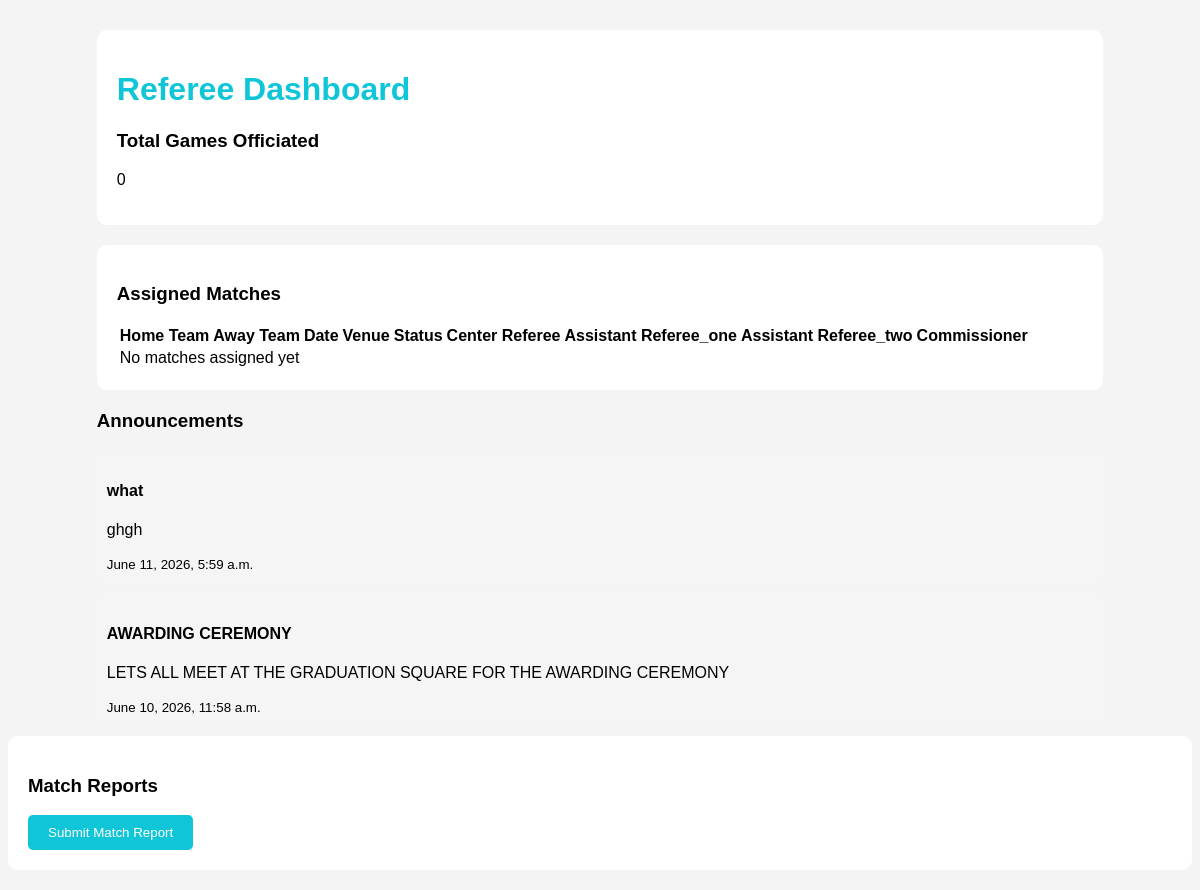
Page /referee-dashboard/ (signed in) on the earlier database version.
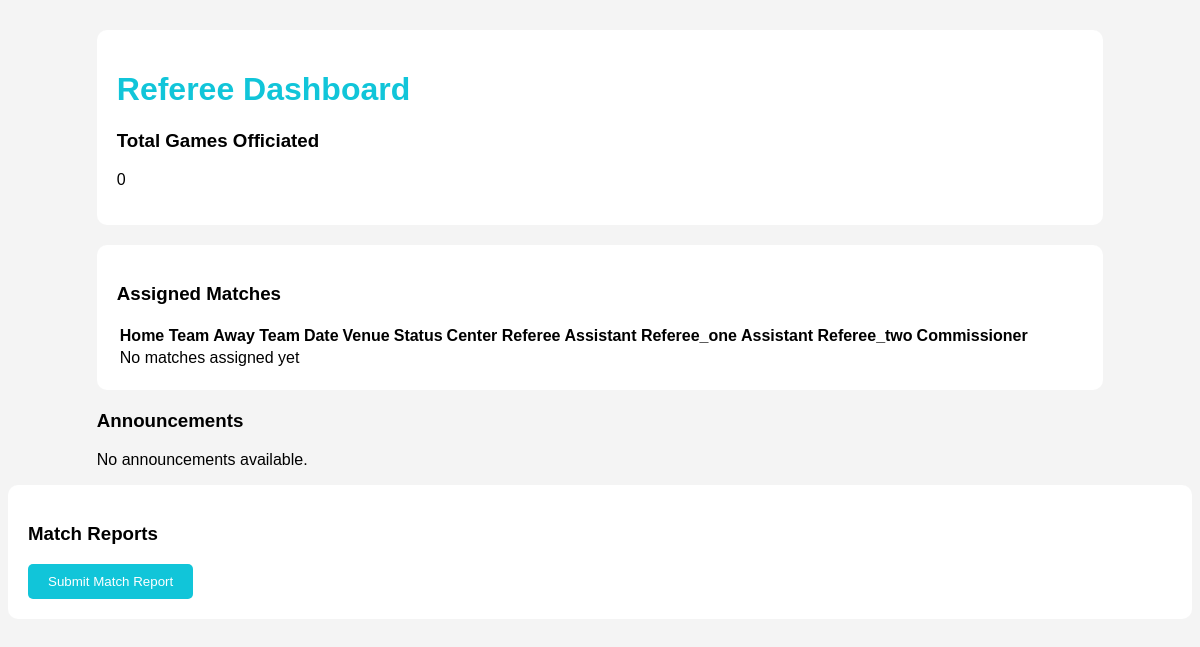
Same page on the later database version.
### notifications/models.py (models this page shows, shortened)
class Announcement(models.Model):
    AUDIENCE_CHOICES = (
        ('all', 'All Users'),
        ('coaches', 'Coaches Only'),
        ('referees', 'Referees Only'),
    )
    audience = models.CharField(
        max_length=20,
        choices=AUDIENCE_CHOICES,
        default='all')
    title = models.CharField(max_length=200)
    message = models.TextField()
    created_at = models.DateTimeField(auto_now_add=True)

### teams/views.py (the view)
def referee_dashboard(request):
    referee = request.user
    assigned_matches = Match.objects.filter(
        models.Q(center_referee=request.user ) |
        models.Q(assistant_referee_one=request.user ) |
        models.Q(assistant_referee_two=request.user ) |
        models.Q(match_commissioner=request.user )
    ).order_by('match_date')
    announcements = Announcement.objects.filter(
        audience__in=['all', 'referees']
    ).order_by('-created_at')
    games_officiated = Match.objects.filter(
        center_referee=request.user ,
        status="Completed"
    ).count()
    context = {
        'assigned_matches': assigned_matches,
        'announcements': announcements,
        'games_officiated': games_officiated,
    }
    return render(
        request,
        'teams/referee_dashboard.html',
        context
    )

### notifications/context_processors.py (called while the page is built)
def admin_notifications(request):
    return {
        'unread_notifications':
        AdminNotification.objects.filter(
            is_read=False
        ).count()
    }

### templates/teams/referee_dashboard.html (shortened to what this page needs)
<!DOCTYPE html>
<html>
<head>
</head>
<body>
<div class="container">
    <div class="card">
        <h1>Referee Dashboard</h1>
        <h3>Total Games Officiated</h3>
        <p>{{ games_officiated }}</p>
    </div>
    <div class="card">
    <h3>Assigned Matches</h3>
    <table>
        <tr>
            <th>Home Team</th>
            <th>Away Team</th>
            <th>Date</th>
            <th>Venue</th>
            <th>Status</th>
            <th>Center Referee</th>
            <th>Assistant Referee_one</th>
            <th>Assistant Referee_two</th>
            <th>Commissioner</th>
        </tr>
        {% for match in assigned_matches %}
        <tr>
            <td>{{ match.home_team }}</td>
            <td>{{ match.away_team }}</td>
            <td>{{ match.match_date }}</td>
            <td>{{ match.venue }}</td>
            <td>{{ match.status }}</td>
            <td>{{ match.center_referee }}</td>
            <td>{{ match.assistant_referee_one }}</td>
            <td>{{ match.assistant_referee_two}}</td>
            <td>{{ match.commissioner }}</td>
        </tr>
        {% empty %}
        <tr>
            <td colspan="5">No matches assigned yet</td>
        </tr>
        {% endfor %}
    </table>
</div>
<h3>Announcements</h3>
{% for announcement in announcements %}
    <div style="background:#f5f5f5; padding:10px; margin-bottom:10px; border-radius:5px;">
        <h4>{{ announcement.title }}</h4>
        <p>{{ announcement.message }}</p>
        <small>{{ announcement.created_at }}</small>
    </div>
    {% empty %}
        <p>No announcements available.</p>
        {% endfor %}
    </div>
    <div class="card">
        <h3>Match Reports</h3>
    <a href="{% url 'submit_match_report' %}">
        <button>
            Submit Match Report
        </button>
    </div>
</body>
</html>

### templates/teams/referee_dashboard.html (style rules this page uses)
body { font-family:Arial; background:#f4f4f4; }
.container { width:85%; margin:auto; margin-top:30px; }
.card { background:white; padding:20px; margin-bottom:20px; border-radius:10px; }
h1 { color:#11c5d9; }
button { background:#11c5d9; color:white; border:none; padding:10px 20px; border-radius:5px; }

Differences in the rows shown:
removed Announcement: title "what", message "ghgh", created_at "June 11, 2026, 5:59 a.m."
removed Announcement: title "AWARDING CEREMONY", message "LETS ALL MEET AT THE GRADUATION SQUARE FOR THE AWARDING CEREMONY", created_at "June 10, 2026, 11:58 a.m."
Other differences:
text now shown: "No announcements available."
